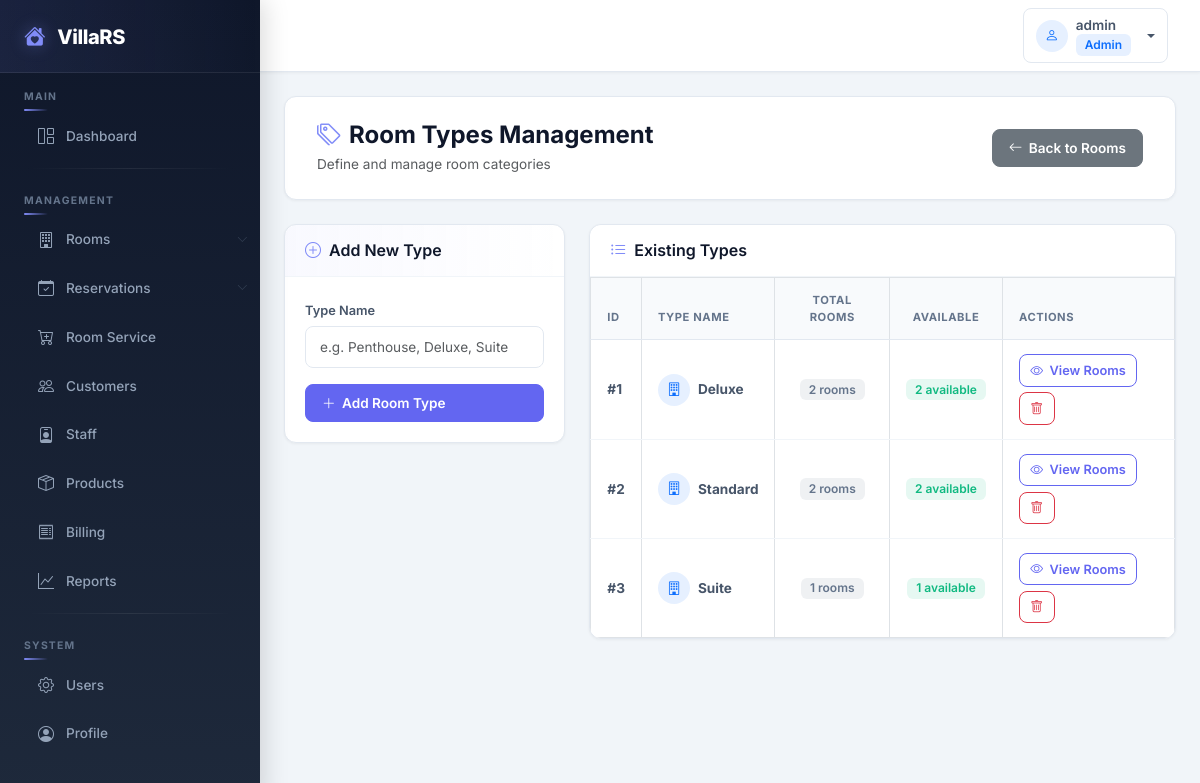
Before: /modules/rooms/types.php (signed in) with the older database file.
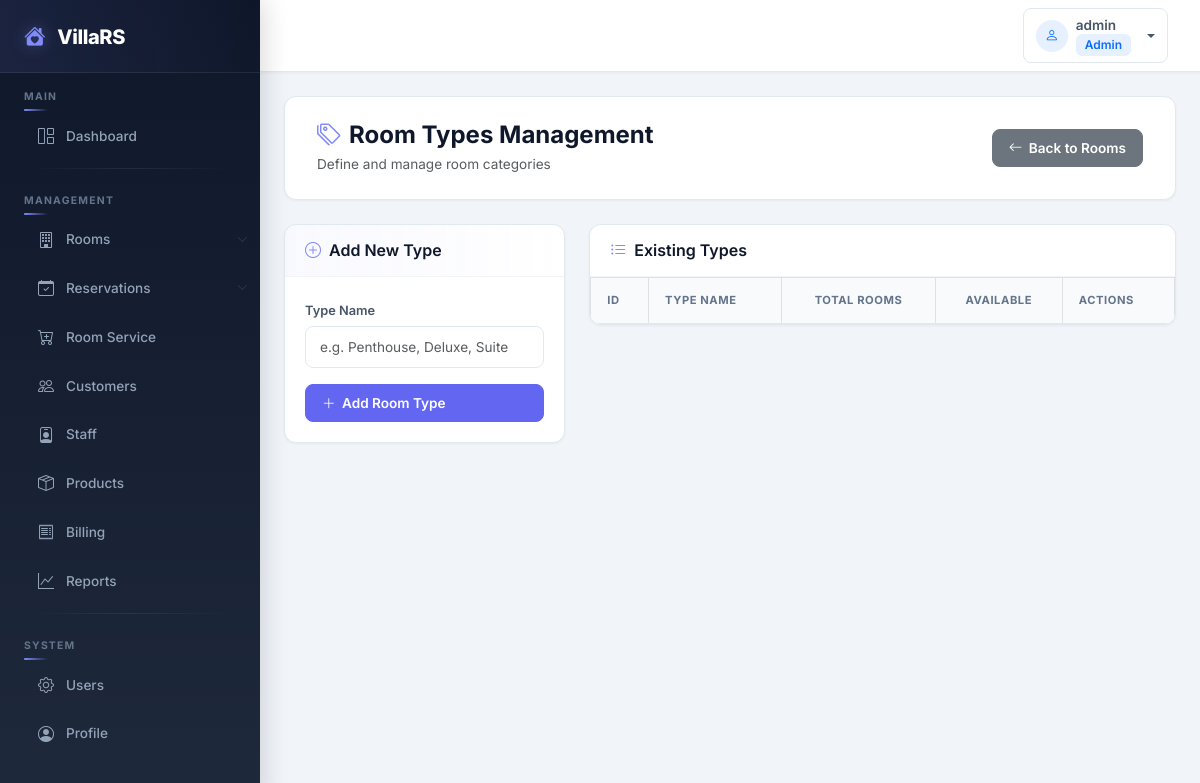
After: the same page with the newer database file.
### tables this page shows
CREATE TABLE IF NOT EXISTS room_types (
    id INT AUTO_INCREMENT PRIMARY KEY,
    type_name VARCHAR(100) NOT NULL UNIQUE
);

### includes/session.php (called while the page is built, shortened)
<?php
$project_root = realpath(__DIR__ . '/..');
$current_script = realpath($_SERVER['SCRIPT_FILENAME']);
$relative_path = str_replace($project_root, '', $current_script);
$depth = substr_count(trim($relative_path, DIRECTORY_SEPARATOR), DIRECTORY_SEPARATOR);
$base_url = str_repeat('../', $depth);
function has_role($roles) {
    $allowed = is_array($roles) ? $roles : [$roles];
    return isset($_SESSION['role']) && in_array($_SESSION['role'], $allowed);
}
?>

### modules/rooms/types.php (the view, shortened to what this page needs)
<?php
require_once "../../includes/session.php";
require_once "../../config/database.php";
$types = mysqli_query($conn, "SELECT rt.*, COUNT(r.id) as total_rooms, SUM(CASE WHEN r.status = 'Available' THEN 1 ELSE 0 END) as available_rooms FROM room_types rt LEFT JOIN rooms r ON rt.id = r.room_type_id GROUP BY rt.id ORDER BY rt.id");
include "../../includes/header.php";
include "../../includes/sidebar.php";
?>
<div id="page-content-wrapper" class="container-fluid p-4">
    <div class="page-header">
        <div class="d-flex justify-content-between align-items-center flex-wrap gap-3">
            <div>
                <h2><i class="bi bi-tags"></i> Room Types Management</h2>
                <p class="text-muted mb-0 mt-1" style="font-size: 0.85rem;">Define and manage room categories</p>
            </div>
            <a href="index.php" class="btn btn-secondary"><i class="bi bi-arrow-left"></i> Back to Rooms</a>
        </div>
    </div>
    <div class="row">
        <div class="col-md-4">
            <div class="profile-card mb-4">
                <div class="card-header"><h5><i class="bi bi-plus-circle"></i> Add New Type</h5></div>
                <div class="card-body">
                    <form method="POST">
                        <div class="mb-3">
                            <label class="form-label">Type Name</label>
                            <input type="text" name="type_name" class="form-control" required placeholder="e.g. Penthouse, Deluxe, Suite">
                        </div>
                        <button type="submit" name="add_type" class="btn btn-primary w-100"><i class="bi bi-plus-lg"></i> Add Room Type</button>
                    </form>
                </div>
            </div>
        </div>
        <div class="col-md-8">
            <div class="table-container">
                <div class="card-header"><h5><i class="bi bi-list-ul"></i> Existing Types</h5></div>
                <div class="table-responsive">
                    <table class="table">
                        <thead>
                            <tr>
                                <th>ID</th>
                                <th>Type Name</th>
                                <th class="text-center">Total Rooms</th>
                                <th class="text-center">Available</th>
                                <th>Actions</th>
                            </tr>
                        </thead>
                        <tbody>
                            <?php while ($t = mysqli_fetch_assoc($types)): ?>
                            <tr>
                                <td><strong>#<?= $t['id'] ?></strong></td>
                                <td>
                                    <div class="d-flex align-items-center gap-2">
                                        <div class="bg-primary bg-opacity-10 text-primary rounded-circle d-flex align-items-center justify-content-center" style="width: 32px; height: 32px;">
                                            <i class="bi bi-building"></i>
                                        </div>
                                        <strong><?= htmlspecialchars($t['type_name']) ?></strong>
                                    </div>
                                </td>
                                <td class="text-center">
                                    <span class="badge badge-secondary"><?= $t['total_rooms'] ?> rooms</span>
                                </td>
                                <td class="text-center">
                                    <span class="badge badge-<?= $t['available_rooms'] > 0 ? 'success' : 'danger' ?>">
                                        <?= $t['available_rooms'] ?: 0 ?> available
                                    </span>
                                </td>
                                <td>
                                    <div class="action-btns">
                                        <a href="index.php?type_id=<?= $t['id'] ?>" class="btn btn-sm btn-outline-primary">
                                            <i class="bi bi-eye"></i> View Rooms
                                        </a>
                                        <form method="POST" style="display:inline" onsubmit="return confirm('Delete this type?')">
                                            <button type="submit" name="delete_type" class="btn btn-sm btn-outline-danger">
                                                <i class="bi bi-trash"></i>
                                            </button>
                                        </form>
                                    </div>
                                </td>
                            </tr>
                            <?php endwhile; ?>
                        </tbody>
                    </table>
                </div>
            </div>
        </div>
    </div>
</div>
<?php include "../../includes/footer.php"; ?>

### includes/header.php (shortened to what this page needs)
<!DOCTYPE html>
<html lang="en">
<head>
    <link href="https://cdn.jsdelivr.net/npm/bootstrap@5.3.0/dist/css/bootstrap.min.css" rel="stylesheet">
    <link rel="stylesheet" href="https://cdn.jsdelivr.net/npm/bootstrap-icons@1.11.0/font/bootstrap-icons.css">
    <link rel="stylesheet" href="<?= $base_url ?>assets/css/style.css">
</head>
<body>
<?php if (isset($_SESSION['user_id'])): ?>
<nav class="navbar navbar-expand-lg top-navbar">
    <div class="container-fluid">
        <button class="btn" id="menu-toggle"><i class="bi bi-list fs-5"></i></button>
        <div class="ms-auto">
            <div class="dropdown">
                <button class="btn dropdown-toggle d-flex align-items-center gap-2" type="button" data-bs-toggle="dropdown">
                    <div class="bg-primary bg-opacity-10 text-primary rounded-circle d-flex align-items-center justify-content-center" style="width: 32px; height: 32px;">
                        <i class="bi bi-person"></i>
                    </div>
                    <div class="text-start">
                        <div class="fw-semibold" style="font-size: 0.85rem;"><?= htmlspecialchars($_SESSION['username']) ?></div>
                        <div class="badge bg-primary bg-opacity-10 text-primary"><?= $_SESSION['role'] ?></div>
                    </div>
                </button>
            </div>
        </div>
    </div>
</nav>
<?php endif; ?>

### includes/sidebar.php (shortened to what this page needs)
<div class="d-flex" id="wrapper">
    <div id="sidebar-wrapper">
        <div class="sidebar-heading">
            <i class="bi bi-house-heart-fill"></i> VillaRS
        </div>
        <div class="list-group list-group-flush">
            <div class="sidebar-label">Main</div>
            <a href="<?= $base_url ?>dashboard.php" class="list-group-item list-group-item-action">
                <i class="bi bi-grid-1x2"></i> Dashboard
            </a>
            <?php if (has_role(['Admin', 'Receptionist'])): ?>
            <div class="sidebar-divider"></div>
            <div class="sidebar-label">Management</div>
            <a href="#roomSubmenu" data-bs-toggle="collapse" class="list-group-item list-group-item-action" aria-expanded="false">
                <i class="bi bi-building"></i> Rooms
                <i class="bi bi-chevron-down"></i>
            </a>
            <a href="#resSubmenu" data-bs-toggle="collapse" class="list-group-item list-group-item-action" aria-expanded="false">
                <i class="bi bi-calendar-check"></i> Reservations
                <i class="bi bi-chevron-down"></i>
            </a>
            <?php endif; ?>
            <?php if (has_role(['Admin', 'Manager', 'Receptionist'])): ?>
            <a href="<?= $base_url ?>modules/room_service/index.php" class="list-group-item list-group-item-action">
                <i class="bi bi-cart-plus"></i> Room Service
            </a>
            <?php endif; ?>
            <a href="<?= $base_url ?>modules/customers/index.php" class="list-group-item list-group-item-action">
                <i class="bi bi-people"></i> Customers
            </a>
            <?php if (has_role(['Admin', 'Manager'])): ?>
            <a href="<?= $base_url ?>modules/staff/index.php" class="list-group-item list-group-item-action">
                <i class="bi bi-person-badge"></i> Staff
            </a>
            <?php endif; ?>
            <a href="<?= $base_url ?>modules/products/index.php" class="list-group-item list-group-item-action">
                <i class="bi bi-box-seam"></i> Products
            </a>
            <?php if (has_role(['Admin', 'Cashier'])): ?>
            <a href="<?= $base_url ?>modules/billing/index.php" class="list-group-item list-group-item-action">
                <i class="bi bi-receipt"></i> Billing
            </a>
            <?php endif; ?>
            <?php if (has_role(['Admin', 'Manager', 'Receptionist'])): ?>
            <a href="<?= $base_url ?>modules/reports/index.php" class="list-group-item list-group-item-action">
                <i class="bi bi-graph-up"></i> Reports
            </a>
            <?php endif; ?>
            <?php if (has_role(['Admin'])): ?>
            <div class="sidebar-divider"></div>
            <div class="sidebar-label">System</div>
            <a href="<?= $base_url ?>admin/users.php" class="list-group-item list-group-item-action">
                <i class="bi bi-gear"></i> Users
            </a>
            <?php endif; ?>
            <a href="<?= $base_url ?>modules/profile/index.php" class="list-group-item list-group-item-action">
                <i class="bi bi-person-circle"></i> Profile
            </a>
        </div>
    </div>

### includes/footer.php (shortened to what this page needs)
</div>
</body>
</html>

Changed rows visible on the page:
removed room_types: id "1", type_name "Deluxe", total_rooms "2", available_rooms "2"
removed room_types: id "2", type_name "Standard", total_rooms "2", available_rooms "2"
removed room_types: id "3", type_name "Suite", total_rooms "1", available_rooms "1"
